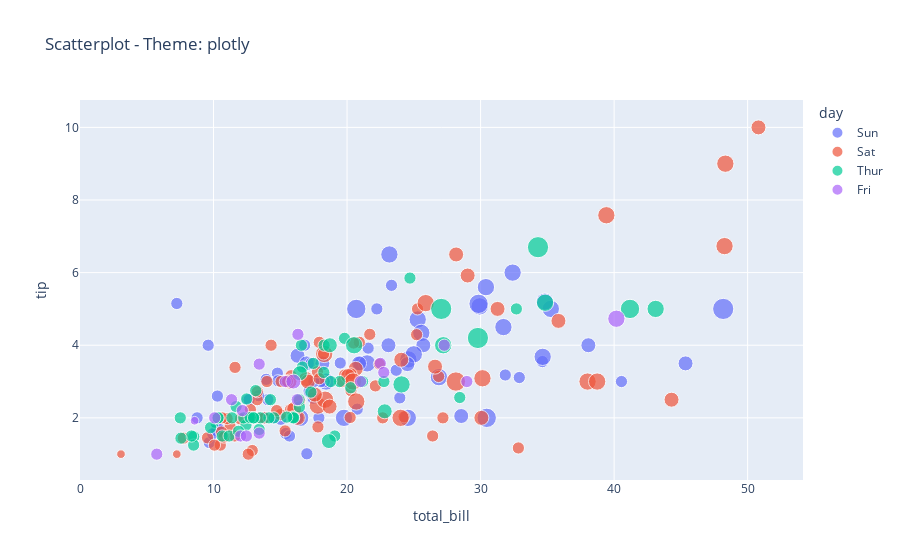
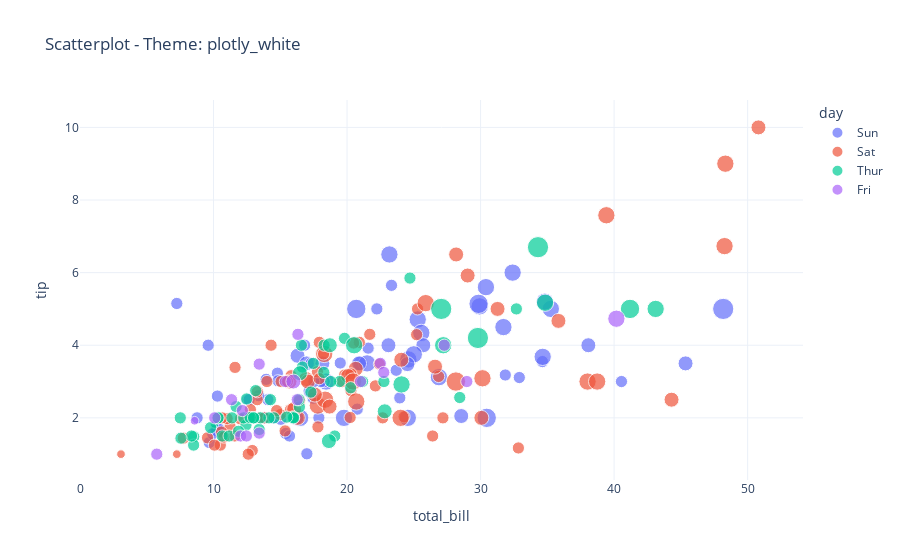
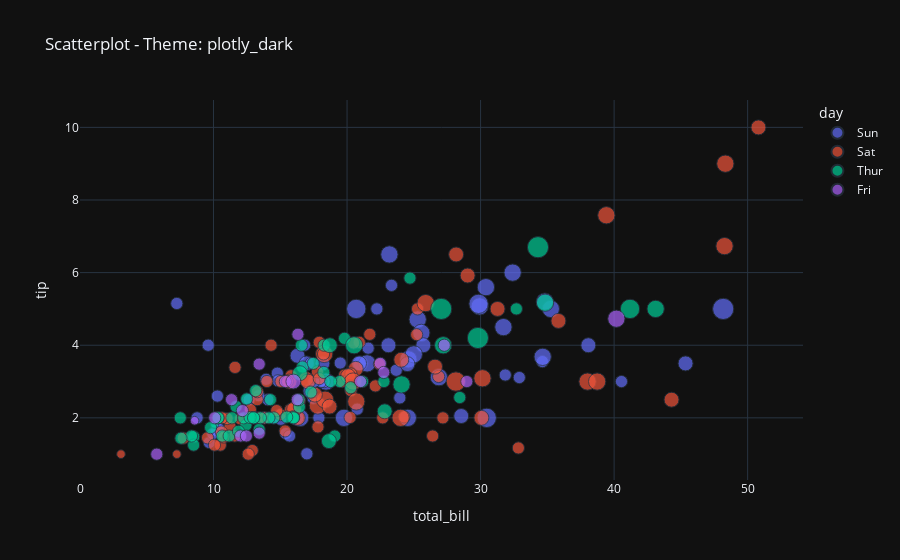
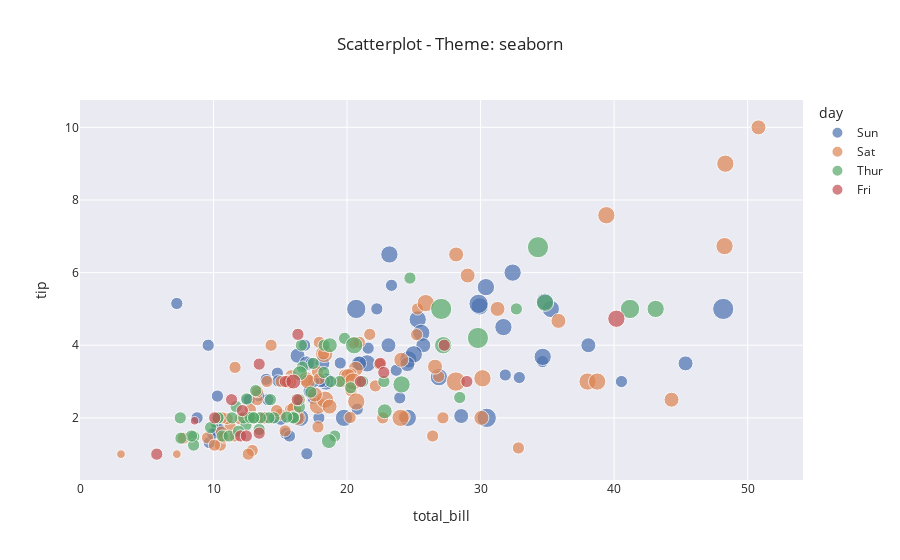

The notebook cell these images were saved under, in order:
### Code cell
for theme in theme_list:
    fig = px.scatter(
        tips,
        x="total_bill",
        y="tip",
        size="size",
        color="day",
        title=f"Scatterplot - Theme: {theme}",
        template=theme,
        size_max=15,
    )
    fig.show()

### Figure 1 — Plotly figure (JSON) as saved in the notebook; plotly's stock layout.template omitted (floating-point values rounded to 4 significant figures)
{"data": [{"hovertemplate": "day=Sun<br>total_bill=%{x}<br>tip=%{y}<br>size=%{marker.size}<extra></extra>", "legendgroup": "Sun", "marker": {"color": "#636efa", "size": [2, 3, 3, 2, 4, 4, 2, 4, 2, 2, 2, 4, 2, 4, 2, 2, 3, 3, 3, 2, 2, 2, 4, 2, 2, 4, 3, 2, 2, 2, 4, 2, 4, 2, 3, 2, 3, 2, 4, 2, 2, 3, 4, 4, 5, 6, 4, 2, 4, 4, 2, 3, 2, 2, 3, 2, 4, 2, 2, 2, 2, 2, 2, 2, 2, 4, 2, 3, 4, 2, 5, 3, 5, 3, 3, 2], "sizemode": "area", "sizeref": 0.02667, "symbol": "circle"}, "mode": "markers", "name": "Sun", "orientation": "v", "showlegend": true, "type": "scatter", "x": [16.99, 10.34, 21.01, 23.68, 24.59, 25.29, 8.77, 26.88, 15.04, 14.78, 10.27, 35.26, 15.42, 18.43, 14.83, 21.58, 10.33, 16.29, 16.97, 17.46, 13.94, 9.68, 30.4, 18.29, 22.23, 32.4, 28.55, 18.04, 12.54, 10.29, 34.81, 9.94, 25.56, 19.49, 38.07, 23.95, 25.71, 17.31, 29.93, 14.07, 13.13, 17.26, 24.55, 19.77, 29.85, 48.17, 25, 13.39, 16.49, 21.5, 12.66, 16.21, 13.81, 17.51, 24.52, 20.76, 31.71, 7.25, 31.85, 16.82, 32.9, 17.89, 14.48, 9.6, 34.63, 34.65, 23.33, 45.35, 23.17, 40.55, 20.69, 20.9, 30.46, 18.15, 23.1, 15.69], "xaxis": "x", "y": [1.01, 1.66, 3.5, 3.31, 3.61, 4.71, 2, 3.12, 1.96, 3.23, 1.71, 5, 1.57, 3, 3.02, 3.92, 1.67, 3.71, 3.5, 2.54, 3.06, 1.32, 5.6, 3, 5, 6, 2.05, 3, 2.5, 2.6, 5.2, 1.56, 4.34, 3.51, 4, 2.55, 4, 3.5, 5.07, 2.5, 2, 2.74, 2, 2, 5.14, 5, 3.75, 2.61, 2, 3.5, 2.5, 2, 2, 3, 3.48, 2.24, 4.5, 5.15, 3.18, 4, 3.11, 2, 2, 4, 3.55, 3.68, 5.65, 3.5, 6.5, 3, 5, 3.5, 2, 3.5, 4, 1.5], "yaxis": "y"}, {"hovertemplate": "day=Sat<br>total_bill=%{x}<br>tip=%{y}<br>size=%{marker.size}<extra></extra>", "legendgroup": "Sat", "marker": {"color": "#EF553B", "size": [3, 2, 2, 2, 4, 2, 4, 2, 2, 2, 2, 2, 4, 2, 4, 2, 3, 3, 3, 3, 3, 3, 4, 2, 2, 4, 2, 2, 2, 4, 3, 3, 2, 1, 2, 2, 2, 3, 2, 2, 2, 2, 2, 3, 2, 2, 2, 2, 2, 2, 2, 2, 1, 2, 2, 3, 2, 3, 4, 2, 2, 3, 4, 4, 2, 3, 2, 5, 2, 2, 4, 4, 2, 2, 4, 3, 2, 2, 2, 2, 2, 2, 3, 3, 2, 2, 2], "sizemode": "area", "sizeref": 0.02667, "symbol": "circle"}, "mode": "markers", "name": "Sat", "orientation": "v", "showlegend": true, "type": "scatter", "x": [20.65, 17.92, 20.29, 15.77, 39.42, 19.82, 17.81, 13.37, 12.69, 21.7, 19.65, 9.55, 18.35, 15.06, 20.69, 17.78, 24.06, 16.31, 16.93, 18.69, 31.27, 16.04, 38.01, 26.41, 11.24, 48.27, 20.29, 13.81, 11.02, 18.29, 17.59, 20.08, 16.45, 3.07, 20.23, 15.01, 12.02, 17.07, 26.86, 25.28, 14.73, 10.51, 17.92, 44.3, 22.42, 20.92, 15.36, 20.49, 25.21, 18.24, 14.31, 14, 7.25, 10.59, 10.63, 50.81, 15.81, 26.59, 38.73, 24.27, 12.76, 30.06, 25.89, 48.33, 13.27, 28.17, 12.9, 28.15, 11.59, 7.74, 30.14, 20.45, 13.28, 22.12, 24.01, 15.69, 11.61, 10.77, 15.53, 10.07, 12.6, 32.83, 35.83, 29.03, 27.18, 22.67, 17.82], "xaxis": "x", "y": [3.35, 4.08, 2.75, 2.23, 7.58, 3.18, 2.34, 2, 2, 4.3, 3, 1.45, 2.5, 3, 2.45, 3.27, 3.6, 2, 3.07, 2.31, 5, 2.24, 3, 1.5, 1.76, 6.73, 3.21, 2, 1.98, 3.76, 2.64, 3.15, 2.47, 1, 2.01, 2.09, 1.97, 3, 3.14, 5, 2.2, 1.25, 3.08, 2.5, 3.48, 4.08, 1.64, 4.06, 4.29, 3.76, 4, 3, 1, 1.61, 2, 10, 3.16, 3.41, 3, 2.03, 2.23, 2, 5.16, 9, 2.5, 6.5, 1.1, 3, 1.5, 1.44, 3.09, 3, 2.72, 2.88, 2, 3, 3.39, 1.47, 3, 1.25, 1, 1.17, 4.67, 5.92, 2, 2, 1.75], "yaxis": "y"}, {"hovertemplate": "day=Thur<br>total_bill=%{x}<br>tip=%{y}<br>size=%{marker.size}<extra></extra>", "legendgroup": "Thur", "marker": {"color": "#00cc96", "size": [4, 2, 2, 2, 2, 1, 2, 2, 4, 2, 2, 2, 2, 2, 2, 4, 2, 2, 2, 2, 2, 6, 2, 2, 2, 3, 2, 2, 2, 2, 2, 2, 2, 2, 2, 2, 2, 6, 5, 6, 2, 2, 3, 2, 2, 2, 2, 2, 2, 2, 2, 2, 4, 2, 2, 3, 2, 2, 2, 4, 3, 2], "sizemode": "area", "sizeref": 0.02667, "symbol": "circle"}, "mode": "markers", "name": "Thur", "orientation": "v", "showlegend": true, "type": "scatter", "x": [27.2, 22.76, 17.29, 19.44, 16.66, 10.07, 32.68, 15.98, 34.83, 13.03, 18.28, 24.71, 21.16, 10.65, 12.43, 24.08, 11.69, 13.42, 14.26, 15.95, 12.48, 29.8, 8.52, 14.52, 11.38, 22.82, 19.08, 20.27, 11.17, 12.26, 18.26, 8.51, 10.33, 14.15, 16, 13.16, 17.47, 34.3, 41.19, 27.05, 16.43, 8.35, 18.64, 11.87, 9.78, 7.51, 19.81, 28.44, 15.48, 16.58, 7.56, 10.34, 43.11, 13, 13.51, 18.71, 12.74, 13, 16.4, 20.53, 16.47, 18.78], "xaxis": "x", "y": [4, 3, 2.71, 3, 3.4, 1.83, 5, 2.03, 5.17, 2, 4, 5.85, 3, 1.5, 1.8, 2.92, 2.31, 1.68, 2.5, 2, 2.52, 4.2, 1.48, 2, 2, 2.18, 1.5, 2.83, 1.5, 2, 3.25, 1.25, 2, 2, 2, 2.75, 3.5, 6.7, 5, 5, 2.3, 1.5, 1.36, 1.63, 1.73, 2, 4.19, 2.56, 2.02, 4, 1.44, 2, 5, 2, 2, 4, 2.01, 2, 2.5, 4, 3.23, 3], "yaxis": "y"}, {"hovertemplate": "day=Fri<br>total_bill=%{x}<br>tip=%{y}<br>size=%{marker.size}<extra></extra>", "legendgroup": "Fri", "marker": {"color": "#ab63fa", "size": [2, 2, 2, 2, 2, 4, 2, 2, 2, 2, 2, 2, 2, 2, 1, 3, 2, 2, 2], "sizemode": "area", "sizeref": 0.02667, "symbol": "circle"}, "mode": "markers", "name": "Fri", "orientation": "v", "showlegend": true, "type": "scatter", "x": [28.97, 22.49, 5.75, 16.32, 22.75, 40.17, 27.28, 12.03, 21.01, 12.46, 11.35, 15.38, 12.16, 13.42, 8.58, 15.98, 13.42, 16.27, 10.09], "xaxis": "x", "y": [3, 3.5, 1, 4.3, 3.25, 4.73, 4, 1.5, 3, 1.5, 2.5, 3, 2.2, 3.48, 1.92, 3, 1.58, 2.5, 2], "yaxis": "y"}], "layout": {"legend": {"itemsizing": "constant", "title": {"text": "day"}, "tracegroupgap": 0}, "title": {"text": "Scatterplot - Theme: plotly"}, "xaxis": {"anchor": "y", "domain": [0, 1], "title": {"text": "total_bill"}}, "yaxis": {"anchor": "x", "domain": [0, 1], "title": {"text": "tip"}}}}

### Figure 2 — Plotly figure (JSON) as saved in the notebook; plotly's stock layout.template omitted (floating-point values rounded to 4 significant figures)
{"data": [{"hovertemplate": "day=Sun<br>total_bill=%{x}<br>tip=%{y}<br>size=%{marker.size}<extra></extra>", "legendgroup": "Sun", "marker": {"color": "#636efa", "size": [2, 3, 3, 2, 4, 4, 2, 4, 2, 2, 2, 4, 2, 4, 2, 2, 3, 3, 3, 2, 2, 2, 4, 2, 2, 4, 3, 2, 2, 2, 4, 2, 4, 2, 3, 2, 3, 2, 4, 2, 2, 3, 4, 4, 5, 6, 4, 2, 4, 4, 2, 3, 2, 2, 3, 2, 4, 2, 2, 2, 2, 2, 2, 2, 2, 4, 2, 3, 4, 2, 5, 3, 5, 3, 3, 2], "sizemode": "area", "sizeref": 0.02667, "symbol": "circle"}, "mode": "markers", "name": "Sun", "orientation": "v", "showlegend": true, "type": "scatter", "x": [16.99, 10.34, 21.01, 23.68, 24.59, 25.29, 8.77, 26.88, 15.04, 14.78, 10.27, 35.26, 15.42, 18.43, 14.83, 21.58, 10.33, 16.29, 16.97, 17.46, 13.94, 9.68, 30.4, 18.29, 22.23, 32.4, 28.55, 18.04, 12.54, 10.29, 34.81, 9.94, 25.56, 19.49, 38.07, 23.95, 25.71, 17.31, 29.93, 14.07, 13.13, 17.26, 24.55, 19.77, 29.85, 48.17, 25, 13.39, 16.49, 21.5, 12.66, 16.21, 13.81, 17.51, 24.52, 20.76, 31.71, 7.25, 31.85, 16.82, 32.9, 17.89, 14.48, 9.6, 34.63, 34.65, 23.33, 45.35, 23.17, 40.55, 20.69, 20.9, 30.46, 18.15, 23.1, 15.69], "xaxis": "x", "y": [1.01, 1.66, 3.5, 3.31, 3.61, 4.71, 2, 3.12, 1.96, 3.23, 1.71, 5, 1.57, 3, 3.02, 3.92, 1.67, 3.71, 3.5, 2.54, 3.06, 1.32, 5.6, 3, 5, 6, 2.05, 3, 2.5, 2.6, 5.2, 1.56, 4.34, 3.51, 4, 2.55, 4, 3.5, 5.07, 2.5, 2, 2.74, 2, 2, 5.14, 5, 3.75, 2.61, 2, 3.5, 2.5, 2, 2, 3, 3.48, 2.24, 4.5, 5.15, 3.18, 4, 3.11, 2, 2, 4, 3.55, 3.68, 5.65, 3.5, 6.5, 3, 5, 3.5, 2, 3.5, 4, 1.5], "yaxis": "y"}, {"hovertemplate": "day=Sat<br>total_bill=%{x}<br>tip=%{y}<br>size=%{marker.size}<extra></extra>", "legendgroup": "Sat", "marker": {"color": "#EF553B", "size": [3, 2, 2, 2, 4, 2, 4, 2, 2, 2, 2, 2, 4, 2, 4, 2, 3, 3, 3, 3, 3, 3, 4, 2, 2, 4, 2, 2, 2, 4, 3, 3, 2, 1, 2, 2, 2, 3, 2, 2, 2, 2, 2, 3, 2, 2, 2, 2, 2, 2, 2, 2, 1, 2, 2, 3, 2, 3, 4, 2, 2, 3, 4, 4, 2, 3, 2, 5, 2, 2, 4, 4, 2, 2, 4, 3, 2, 2, 2, 2, 2, 2, 3, 3, 2, 2, 2], "sizemode": "area", "sizeref": 0.02667, "symbol": "circle"}, "mode": "markers", "name": "Sat", "orientation": "v", "showlegend": true, "type": "scatter", "x": [20.65, 17.92, 20.29, 15.77, 39.42, 19.82, 17.81, 13.37, 12.69, 21.7, 19.65, 9.55, 18.35, 15.06, 20.69, 17.78, 24.06, 16.31, 16.93, 18.69, 31.27, 16.04, 38.01, 26.41, 11.24, 48.27, 20.29, 13.81, 11.02, 18.29, 17.59, 20.08, 16.45, 3.07, 20.23, 15.01, 12.02, 17.07, 26.86, 25.28, 14.73, 10.51, 17.92, 44.3, 22.42, 20.92, 15.36, 20.49, 25.21, 18.24, 14.31, 14, 7.25, 10.59, 10.63, 50.81, 15.81, 26.59, 38.73, 24.27, 12.76, 30.06, 25.89, 48.33, 13.27, 28.17, 12.9, 28.15, 11.59, 7.74, 30.14, 20.45, 13.28, 22.12, 24.01, 15.69, 11.61, 10.77, 15.53, 10.07, 12.6, 32.83, 35.83, 29.03, 27.18, 22.67, 17.82], "xaxis": "x", "y": [3.35, 4.08, 2.75, 2.23, 7.58, 3.18, 2.34, 2, 2, 4.3, 3, 1.45, 2.5, 3, 2.45, 3.27, 3.6, 2, 3.07, 2.31, 5, 2.24, 3, 1.5, 1.76, 6.73, 3.21, 2, 1.98, 3.76, 2.64, 3.15, 2.47, 1, 2.01, 2.09, 1.97, 3, 3.14, 5, 2.2, 1.25, 3.08, 2.5, 3.48, 4.08, 1.64, 4.06, 4.29, 3.76, 4, 3, 1, 1.61, 2, 10, 3.16, 3.41, 3, 2.03, 2.23, 2, 5.16, 9, 2.5, 6.5, 1.1, 3, 1.5, 1.44, 3.09, 3, 2.72, 2.88, 2, 3, 3.39, 1.47, 3, 1.25, 1, 1.17, 4.67, 5.92, 2, 2, 1.75], "yaxis": "y"}, {"hovertemplate": "day=Thur<br>total_bill=%{x}<br>tip=%{y}<br>size=%{marker.size}<extra></extra>", "legendgroup": "Thur", "marker": {"color": "#00cc96", "size": [4, 2, 2, 2, 2, 1, 2, 2, 4, 2, 2, 2, 2, 2, 2, 4, 2, 2, 2, 2, 2, 6, 2, 2, 2, 3, 2, 2, 2, 2, 2, 2, 2, 2, 2, 2, 2, 6, 5, 6, 2, 2, 3, 2, 2, 2, 2, 2, 2, 2, 2, 2, 4, 2, 2, 3, 2, 2, 2, 4, 3, 2], "sizemode": "area", "sizeref": 0.02667, "symbol": "circle"}, "mode": "markers", "name": "Thur", "orientation": "v", "showlegend": true, "type": "scatter", "x": [27.2, 22.76, 17.29, 19.44, 16.66, 10.07, 32.68, 15.98, 34.83, 13.03, 18.28, 24.71, 21.16, 10.65, 12.43, 24.08, 11.69, 13.42, 14.26, 15.95, 12.48, 29.8, 8.52, 14.52, 11.38, 22.82, 19.08, 20.27, 11.17, 12.26, 18.26, 8.51, 10.33, 14.15, 16, 13.16, 17.47, 34.3, 41.19, 27.05, 16.43, 8.35, 18.64, 11.87, 9.78, 7.51, 19.81, 28.44, 15.48, 16.58, 7.56, 10.34, 43.11, 13, 13.51, 18.71, 12.74, 13, 16.4, 20.53, 16.47, 18.78], "xaxis": "x", "y": [4, 3, 2.71, 3, 3.4, 1.83, 5, 2.03, 5.17, 2, 4, 5.85, 3, 1.5, 1.8, 2.92, 2.31, 1.68, 2.5, 2, 2.52, 4.2, 1.48, 2, 2, 2.18, 1.5, 2.83, 1.5, 2, 3.25, 1.25, 2, 2, 2, 2.75, 3.5, 6.7, 5, 5, 2.3, 1.5, 1.36, 1.63, 1.73, 2, 4.19, 2.56, 2.02, 4, 1.44, 2, 5, 2, 2, 4, 2.01, 2, 2.5, 4, 3.23, 3], "yaxis": "y"}, {"hovertemplate": "day=Fri<br>total_bill=%{x}<br>tip=%{y}<br>size=%{marker.size}<extra></extra>", "legendgroup": "Fri", "marker": {"color": "#ab63fa", "size": [2, 2, 2, 2, 2, 4, 2, 2, 2, 2, 2, 2, 2, 2, 1, 3, 2, 2, 2], "sizemode": "area", "sizeref": 0.02667, "symbol": "circle"}, "mode": "markers", "name": "Fri", "orientation": "v", "showlegend": true, "type": "scatter", "x": [28.97, 22.49, 5.75, 16.32, 22.75, 40.17, 27.28, 12.03, 21.01, 12.46, 11.35, 15.38, 12.16, 13.42, 8.58, 15.98, 13.42, 16.27, 10.09], "xaxis": "x", "y": [3, 3.5, 1, 4.3, 3.25, 4.73, 4, 1.5, 3, 1.5, 2.5, 3, 2.2, 3.48, 1.92, 3, 1.58, 2.5, 2], "yaxis": "y"}], "layout": {"legend": {"itemsizing": "constant", "title": {"text": "day"}, "tracegroupgap": 0}, "title": {"text": "Scatterplot - Theme: plotly_white"}, "xaxis": {"anchor": "y", "domain": [0, 1], "title": {"text": "total_bill"}}, "yaxis": {"anchor": "x", "domain": [0, 1], "title": {"text": "tip"}}}}

### Figure 3 — Plotly figure (JSON) as saved in the notebook; plotly's stock layout.template omitted (floating-point values rounded to 4 significant figures)
{"data": [{"hovertemplate": "day=Sun<br>total_bill=%{x}<br>tip=%{y}<br>size=%{marker.size}<extra></extra>", "legendgroup": "Sun", "marker": {"color": "#636efa", "size": [2, 3, 3, 2, 4, 4, 2, 4, 2, 2, 2, 4, 2, 4, 2, 2, 3, 3, 3, 2, 2, 2, 4, 2, 2, 4, 3, 2, 2, 2, 4, 2, 4, 2, 3, 2, 3, 2, 4, 2, 2, 3, 4, 4, 5, 6, 4, 2, 4, 4, 2, 3, 2, 2, 3, 2, 4, 2, 2, 2, 2, 2, 2, 2, 2, 4, 2, 3, 4, 2, 5, 3, 5, 3, 3, 2], "sizemode": "area", "sizeref": 0.02667, "symbol": "circle"}, "mode": "markers", "name": "Sun", "orientation": "v", "showlegend": true, "type": "scatter", "x": [16.99, 10.34, 21.01, 23.68, 24.59, 25.29, 8.77, 26.88, 15.04, 14.78, 10.27, 35.26, 15.42, 18.43, 14.83, 21.58, 10.33, 16.29, 16.97, 17.46, 13.94, 9.68, 30.4, 18.29, 22.23, 32.4, 28.55, 18.04, 12.54, 10.29, 34.81, 9.94, 25.56, 19.49, 38.07, 23.95, 25.71, 17.31, 29.93, 14.07, 13.13, 17.26, 24.55, 19.77, 29.85, 48.17, 25, 13.39, 16.49, 21.5, 12.66, 16.21, 13.81, 17.51, 24.52, 20.76, 31.71, 7.25, 31.85, 16.82, 32.9, 17.89, 14.48, 9.6, 34.63, 34.65, 23.33, 45.35, 23.17, 40.55, 20.69, 20.9, 30.46, 18.15, 23.1, 15.69], "xaxis": "x", "y": [1.01, 1.66, 3.5, 3.31, 3.61, 4.71, 2, 3.12, 1.96, 3.23, 1.71, 5, 1.57, 3, 3.02, 3.92, 1.67, 3.71, 3.5, 2.54, 3.06, 1.32, 5.6, 3, 5, 6, 2.05, 3, 2.5, 2.6, 5.2, 1.56, 4.34, 3.51, 4, 2.55, 4, 3.5, 5.07, 2.5, 2, 2.74, 2, 2, 5.14, 5, 3.75, 2.61, 2, 3.5, 2.5, 2, 2, 3, 3.48, 2.24, 4.5, 5.15, 3.18, 4, 3.11, 2, 2, 4, 3.55, 3.68, 5.65, 3.5, 6.5, 3, 5, 3.5, 2, 3.5, 4, 1.5], "yaxis": "y"}, {"hovertemplate": "day=Sat<br>total_bill=%{x}<br>tip=%{y}<br>size=%{marker.size}<extra></extra>", "legendgroup": "Sat", "marker": {"color": "#EF553B", "size": [3, 2, 2, 2, 4, 2, 4, 2, 2, 2, 2, 2, 4, 2, 4, 2, 3, 3, 3, 3, 3, 3, 4, 2, 2, 4, 2, 2, 2, 4, 3, 3, 2, 1, 2, 2, 2, 3, 2, 2, 2, 2, 2, 3, 2, 2, 2, 2, 2, 2, 2, 2, 1, 2, 2, 3, 2, 3, 4, 2, 2, 3, 4, 4, 2, 3, 2, 5, 2, 2, 4, 4, 2, 2, 4, 3, 2, 2, 2, 2, 2, 2, 3, 3, 2, 2, 2], "sizemode": "area", "sizeref": 0.02667, "symbol": "circle"}, "mode": "markers", "name": "Sat", "orientation": "v", "showlegend": true, "type": "scatter", "x": [20.65, 17.92, 20.29, 15.77, 39.42, 19.82, 17.81, 13.37, 12.69, 21.7, 19.65, 9.55, 18.35, 15.06, 20.69, 17.78, 24.06, 16.31, 16.93, 18.69, 31.27, 16.04, 38.01, 26.41, 11.24, 48.27, 20.29, 13.81, 11.02, 18.29, 17.59, 20.08, 16.45, 3.07, 20.23, 15.01, 12.02, 17.07, 26.86, 25.28, 14.73, 10.51, 17.92, 44.3, 22.42, 20.92, 15.36, 20.49, 25.21, 18.24, 14.31, 14, 7.25, 10.59, 10.63, 50.81, 15.81, 26.59, 38.73, 24.27, 12.76, 30.06, 25.89, 48.33, 13.27, 28.17, 12.9, 28.15, 11.59, 7.74, 30.14, 20.45, 13.28, 22.12, 24.01, 15.69, 11.61, 10.77, 15.53, 10.07, 12.6, 32.83, 35.83, 29.03, 27.18, 22.67, 17.82], "xaxis": "x", "y": [3.35, 4.08, 2.75, 2.23, 7.58, 3.18, 2.34, 2, 2, 4.3, 3, 1.45, 2.5, 3, 2.45, 3.27, 3.6, 2, 3.07, 2.31, 5, 2.24, 3, 1.5, 1.76, 6.73, 3.21, 2, 1.98, 3.76, 2.64, 3.15, 2.47, 1, 2.01, 2.09, 1.97, 3, 3.14, 5, 2.2, 1.25, 3.08, 2.5, 3.48, 4.08, 1.64, 4.06, 4.29, 3.76, 4, 3, 1, 1.61, 2, 10, 3.16, 3.41, 3, 2.03, 2.23, 2, 5.16, 9, 2.5, 6.5, 1.1, 3, 1.5, 1.44, 3.09, 3, 2.72, 2.88, 2, 3, 3.39, 1.47, 3, 1.25, 1, 1.17, 4.67, 5.92, 2, 2, 1.75], "yaxis": "y"}, {"hovertemplate": "day=Thur<br>total_bill=%{x}<br>tip=%{y}<br>size=%{marker.size}<extra></extra>", "legendgroup": "Thur", "marker": {"color": "#00cc96", "size": [4, 2, 2, 2, 2, 1, 2, 2, 4, 2, 2, 2, 2, 2, 2, 4, 2, 2, 2, 2, 2, 6, 2, 2, 2, 3, 2, 2, 2, 2, 2, 2, 2, 2, 2, 2, 2, 6, 5, 6, 2, 2, 3, 2, 2, 2, 2, 2, 2, 2, 2, 2, 4, 2, 2, 3, 2, 2, 2, 4, 3, 2], "sizemode": "area", "sizeref": 0.02667, "symbol": "circle"}, "mode": "markers", "name": "Thur", "orientation": "v", "showlegend": true, "type": "scatter", "x": [27.2, 22.76, 17.29, 19.44, 16.66, 10.07, 32.68, 15.98, 34.83, 13.03, 18.28, 24.71, 21.16, 10.65, 12.43, 24.08, 11.69, 13.42, 14.26, 15.95, 12.48, 29.8, 8.52, 14.52, 11.38, 22.82, 19.08, 20.27, 11.17, 12.26, 18.26, 8.51, 10.33, 14.15, 16, 13.16, 17.47, 34.3, 41.19, 27.05, 16.43, 8.35, 18.64, 11.87, 9.78, 7.51, 19.81, 28.44, 15.48, 16.58, 7.56, 10.34, 43.11, 13, 13.51, 18.71, 12.74, 13, 16.4, 20.53, 16.47, 18.78], "xaxis": "x", "y": [4, 3, 2.71, 3, 3.4, 1.83, 5, 2.03, 5.17, 2, 4, 5.85, 3, 1.5, 1.8, 2.92, 2.31, 1.68, 2.5, 2, 2.52, 4.2, 1.48, 2, 2, 2.18, 1.5, 2.83, 1.5, 2, 3.25, 1.25, 2, 2, 2, 2.75, 3.5, 6.7, 5, 5, 2.3, 1.5, 1.36, 1.63, 1.73, 2, 4.19, 2.56, 2.02, 4, 1.44, 2, 5, 2, 2, 4, 2.01, 2, 2.5, 4, 3.23, 3], "yaxis": "y"}, {"hovertemplate": "day=Fri<br>total_bill=%{x}<br>tip=%{y}<br>size=%{marker.size}<extra></extra>", "legendgroup": "Fri", "marker": {"color": "#ab63fa", "size": [2, 2, 2, 2, 2, 4, 2, 2, 2, 2, 2, 2, 2, 2, 1, 3, 2, 2, 2], "sizemode": "area", "sizeref": 0.02667, "symbol": "circle"}, "mode": "markers", "name": "Fri", "orientation": "v", "showlegend": true, "type": "scatter", "x": [28.97, 22.49, 5.75, 16.32, 22.75, 40.17, 27.28, 12.03, 21.01, 12.46, 11.35, 15.38, 12.16, 13.42, 8.58, 15.98, 13.42, 16.27, 10.09], "xaxis": "x", "y": [3, 3.5, 1, 4.3, 3.25, 4.73, 4, 1.5, 3, 1.5, 2.5, 3, 2.2, 3.48, 1.92, 3, 1.58, 2.5, 2], "yaxis": "y"}], "layout": {"legend": {"itemsizing": "constant", "title": {"text": "day"}, "tracegroupgap": 0}, "title": {"text": "Scatterplot - Theme: plotly_dark"}, "xaxis": {"anchor": "y", "domain": [0, 1], "title": {"text": "total_bill"}}, "yaxis": {"anchor": "x", "domain": [0, 1], "title": {"text": "tip"}}}}

### Figure 4 — Plotly figure (JSON) as saved in the notebook; plotly's stock layout.template omitted (floating-point values rounded to 4 significant figures)
{"data": [{"hovertemplate": "day=Sun<br>total_bill=%{x}<br>tip=%{y}<br>size=%{marker.size}<extra></extra>", "legendgroup": "Sun", "marker": {"color": "rgb(76,114,176)", "size": [2, 3, 3, 2, 4, 4, 2, 4, 2, 2, 2, 4, 2, 4, 2, 2, 3, 3, 3, 2, 2, 2, 4, 2, 2, 4, 3, 2, 2, 2, 4, 2, 4, 2, 3, 2, 3, 2, 4, 2, 2, 3, 4, 4, 5, 6, 4, 2, 4, 4, 2, 3, 2, 2, 3, 2, 4, 2, 2, 2, 2, 2, 2, 2, 2, 4, 2, 3, 4, 2, 5, 3, 5, 3, 3, 2], "sizemode": "area", "sizeref": 0.02667, "symbol": "circle"}, "mode": "markers", "name": "Sun", "orientation": "v", "showlegend": true, "type": "scatter", "x": [16.99, 10.34, 21.01, 23.68, 24.59, 25.29, 8.77, 26.88, 15.04, 14.78, 10.27, 35.26, 15.42, 18.43, 14.83, 21.58, 10.33, 16.29, 16.97, 17.46, 13.94, 9.68, 30.4, 18.29, 22.23, 32.4, 28.55, 18.04, 12.54, 10.29, 34.81, 9.94, 25.56, 19.49, 38.07, 23.95, 25.71, 17.31, 29.93, 14.07, 13.13, 17.26, 24.55, 19.77, 29.85, 48.17, 25, 13.39, 16.49, 21.5, 12.66, 16.21, 13.81, 17.51, 24.52, 20.76, 31.71, 7.25, 31.85, 16.82, 32.9, 17.89, 14.48, 9.6, 34.63, 34.65, 23.33, 45.35, 23.17, 40.55, 20.69, 20.9, 30.46, 18.15, 23.1, 15.69], "xaxis": "x", "y": [1.01, 1.66, 3.5, 3.31, 3.61, 4.71, 2, 3.12, 1.96, 3.23, 1.71, 5, 1.57, 3, 3.02, 3.92, 1.67, 3.71, 3.5, 2.54, 3.06, 1.32, 5.6, 3, 5, 6, 2.05, 3, 2.5, 2.6, 5.2, 1.56, 4.34, 3.51, 4, 2.55, 4, 3.5, 5.07, 2.5, 2, 2.74, 2, 2, 5.14, 5, 3.75, 2.61, 2, 3.5, 2.5, 2, 2, 3, 3.48, 2.24, 4.5, 5.15, 3.18, 4, 3.11, 2, 2, 4, 3.55, 3.68, 5.65, 3.5, 6.5, 3, 5, 3.5, 2, 3.5, 4, 1.5], "yaxis": "y"}, {"hovertemplate": "day=Sat<br>total_bill=%{x}<br>tip=%{y}<br>size=%{marker.size}<extra></extra>", "legendgroup": "Sat", "marker": {"color": "rgb(221,132,82)", "size": [3, 2, 2, 2, 4, 2, 4, 2, 2, 2, 2, 2, 4, 2, 4, 2, 3, 3, 3, 3, 3, 3, 4, 2, 2, 4, 2, 2, 2, 4, 3, 3, 2, 1, 2, 2, 2, 3, 2, 2, 2, 2, 2, 3, 2, 2, 2, 2, 2, 2, 2, 2, 1, 2, 2, 3, 2, 3, 4, 2, 2, 3, 4, 4, 2, 3, 2, 5, 2, 2, 4, 4, 2, 2, 4, 3, 2, 2, 2, 2, 2, 2, 3, 3, 2, 2, 2], "sizemode": "area", "sizeref": 0.02667, "symbol": "circle"}, "mode": "markers", "name": "Sat", "orientation": "v", "showlegend": true, "type": "scatter", "x": [20.65, 17.92, 20.29, 15.77, 39.42, 19.82, 17.81, 13.37, 12.69, 21.7, 19.65, 9.55, 18.35, 15.06, 20.69, 17.78, 24.06, 16.31, 16.93, 18.69, 31.27, 16.04, 38.01, 26.41, 11.24, 48.27, 20.29, 13.81, 11.02, 18.29, 17.59, 20.08, 16.45, 3.07, 20.23, 15.01, 12.02, 17.07, 26.86, 25.28, 14.73, 10.51, 17.92, 44.3, 22.42, 20.92, 15.36, 20.49, 25.21, 18.24, 14.31, 14, 7.25, 10.59, 10.63, 50.81, 15.81, 26.59, 38.73, 24.27, 12.76, 30.06, 25.89, 48.33, 13.27, 28.17, 12.9, 28.15, 11.59, 7.74, 30.14, 20.45, 13.28, 22.12, 24.01, 15.69, 11.61, 10.77, 15.53, 10.07, 12.6, 32.83, 35.83, 29.03, 27.18, 22.67, 17.82], "xaxis": "x", "y": [3.35, 4.08, 2.75, 2.23, 7.58, 3.18, 2.34, 2, 2, 4.3, 3, 1.45, 2.5, 3, 2.45, 3.27, 3.6, 2, 3.07, 2.31, 5, 2.24, 3, 1.5, 1.76, 6.73, 3.21, 2, 1.98, 3.76, 2.64, 3.15, 2.47, 1, 2.01, 2.09, 1.97, 3, 3.14, 5, 2.2, 1.25, 3.08, 2.5, 3.48, 4.08, 1.64, 4.06, 4.29, 3.76, 4, 3, 1, 1.61, 2, 10, 3.16, 3.41, 3, 2.03, 2.23, 2, 5.16, 9, 2.5, 6.5, 1.1, 3, 1.5, 1.44, 3.09, 3, 2.72, 2.88, 2, 3, 3.39, 1.47, 3, 1.25, 1, 1.17, 4.67, 5.92, 2, 2, 1.75], "yaxis": "y"}, {"hovertemplate": "day=Thur<br>total_bill=%{x}<br>tip=%{y}<br>size=%{marker.size}<extra></extra>", "legendgroup": "Thur", "marker": {"color": "rgb(85,168,104)", "size": [4, 2, 2, 2, 2, 1, 2, 2, 4, 2, 2, 2, 2, 2, 2, 4, 2, 2, 2, 2, 2, 6, 2, 2, 2, 3, 2, 2, 2, 2, 2, 2, 2, 2, 2, 2, 2, 6, 5, 6, 2, 2, 3, 2, 2, 2, 2, 2, 2, 2, 2, 2, 4, 2, 2, 3, 2, 2, 2, 4, 3, 2], "sizemode": "area", "sizeref": 0.02667, "symbol": "circle"}, "mode": "markers", "name": "Thur", "orientation": "v", "showlegend": true, "type": "scatter", "x": [27.2, 22.76, 17.29, 19.44, 16.66, 10.07, 32.68, 15.98, 34.83, 13.03, 18.28, 24.71, 21.16, 10.65, 12.43, 24.08, 11.69, 13.42, 14.26, 15.95, 12.48, 29.8, 8.52, 14.52, 11.38, 22.82, 19.08, 20.27, 11.17, 12.26, 18.26, 8.51, 10.33, 14.15, 16, 13.16, 17.47, 34.3, 41.19, 27.05, 16.43, 8.35, 18.64, 11.87, 9.78, 7.51, 19.81, 28.44, 15.48, 16.58, 7.56, 10.34, 43.11, 13, 13.51, 18.71, 12.74, 13, 16.4, 20.53, 16.47, 18.78], "xaxis": "x", "y": [4, 3, 2.71, 3, 3.4, 1.83, 5, 2.03, 5.17, 2, 4, 5.85, 3, 1.5, 1.8, 2.92, 2.31, 1.68, 2.5, 2, 2.52, 4.2, 1.48, 2, 2, 2.18, 1.5, 2.83, 1.5, 2, 3.25, 1.25, 2, 2, 2, 2.75, 3.5, 6.7, 5, 5, 2.3, 1.5, 1.36, 1.63, 1.73, 2, 4.19, 2.56, 2.02, 4, 1.44, 2, 5, 2, 2, 4, 2.01, 2, 2.5, 4, 3.23, 3], "yaxis": "y"}, {"hovertemplate": "day=Fri<br>total_bill=%{x}<br>tip=%{y}<br>size=%{marker.size}<extra></extra>", "legendgroup": "Fri", "marker": {"color": "rgb(196,78,82)", "size": [2, 2, 2, 2, 2, 4, 2, 2, 2, 2, 2, 2, 2, 2, 1, 3, 2, 2, 2], "sizemode": "area", "sizeref": 0.02667, "symbol": "circle"}, "mode": "markers", "name": "Fri", "orientation": "v", "showlegend": true, "type": "scatter", "x": [28.97, 22.49, 5.75, 16.32, 22.75, 40.17, 27.28, 12.03, 21.01, 12.46, 11.35, 15.38, 12.16, 13.42, 8.58, 15.98, 13.42, 16.27, 10.09], "xaxis": "x", "y": [3, 3.5, 1, 4.3, 3.25, 4.73, 4, 1.5, 3, 1.5, 2.5, 3, 2.2, 3.48, 1.92, 3, 1.58, 2.5, 2], "yaxis": "y"}], "layout": {"legend": {"itemsizing": "constant", "title": {"text": "day"}, "tracegroupgap": 0}, "title": {"text": "Scatterplot - Theme: seaborn"}, "xaxis": {"anchor": "y", "domain": [0, 1], "title": {"text": "total_bill"}}, "yaxis": {"anchor": "x", "domain": [0, 1], "title": {"text": "tip"}}}}
